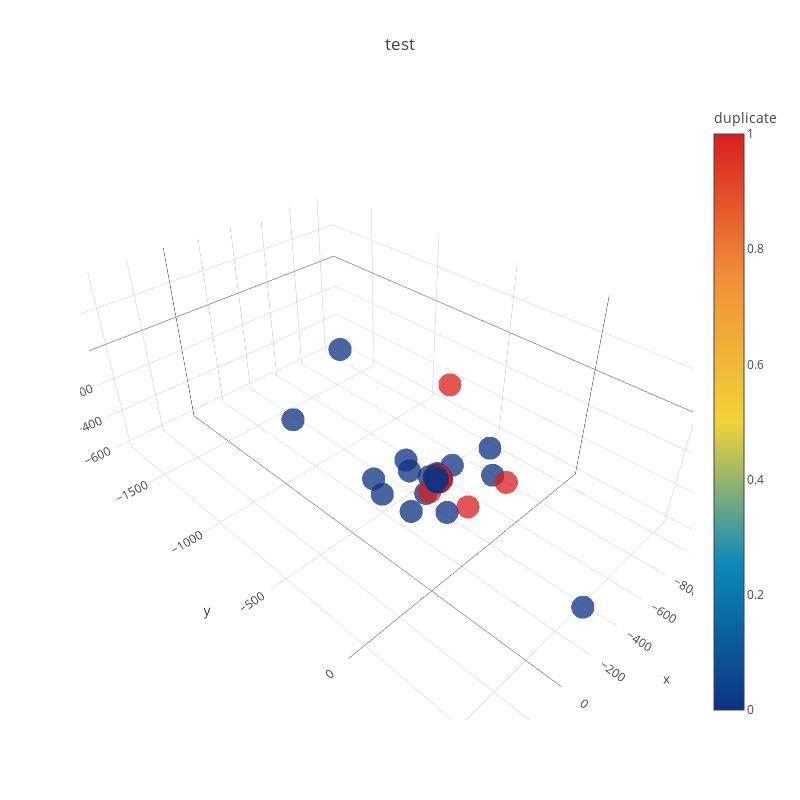

Source (notebook cell):
### Code cell
trace1 = go.Scatter3d(
    x=tsne[:,0],
    y=tsne[:,1],
    z=tsne[:,2],
    mode='markers',
    marker=dict(
        sizemode='diameter',
        color = dfs['is_duplicate'].values,
        colorscale = 'Portland',
        colorbar = dict(title = 'duplicate'),
        line=dict(color='rgb(255, 255, 255)'),
        opacity=0.75
    )
)

data=[trace1]
layout=dict(height=800, width=800, title='test')
fig=dict(data=data, layout=layout)
py.iplot(fig, filename='3DBubble')

### Figure 1 — Plotly figure (JSON) as saved in the notebook; plotly's stock layout.template omitted (floating-point values rounded to 4 significant figures; data arrays with more than 128 entries replaced by an {"elided": "..."} marker saying what was removed)
{"data": [{"marker": {"color": {"elided": "2500 int values"}, "colorbar": {"title": "duplicate"}, "colorscale": "Portland", "line": {"color": "rgb(255, 255, 255)"}, "opacity": 0.75, "sizemode": "diameter"}, "mode": "markers", "type": "scatter3d", "x": {"elided": "2500 float values"}, "y": {"elided": "2500 float values"}, "z": {"elided": "2500 float values"}}], "layout": {"height": 800, "title": "test", "width": 800}}
